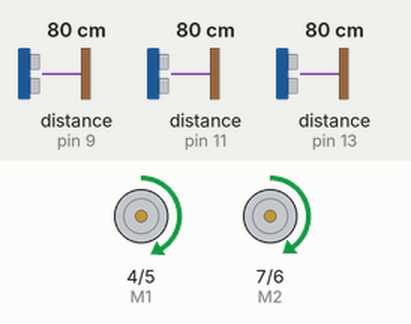
This sketch was run on a simulated Arduino Uno, built with avr-gcc and run on an emulated ATmega328P. On the bench: direction and speed pins drawn as motors (green arrow = direction pin HIGH = forward, orange = LOW = backward, longer = more drive). Wiring (inferred from the names in the program): 3 × ultrasonic range finder: trigger pin 8, echo pin 9 / trigger pin 10, echo pin 11 / trigger pin 12, echo pin 13. Inputs (shaded band) come from the test bench; at power-on: distance to the obstacle (sensors on pin 9, pin 11, pin 13) 80 cm. The echo pulse lasts 58.3 µs per cm.

Above: at 6.2 s.
6.3 s: distance to the obstacle (sensor on pin 9) set to 16 cm
7.8 s: distance to the obstacle (sensor on pin 9) set to 13 cm
At 8.34 s:
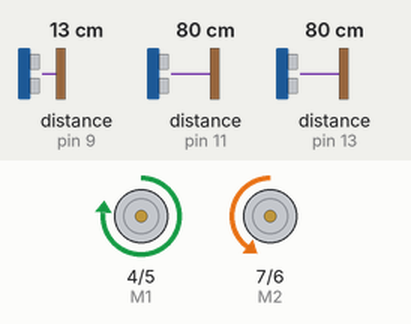
At 9.0 s:
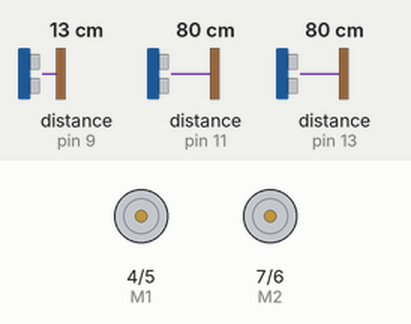
10.8 s: distance to the obstacle (sensor on pin 11) set to 43 cm
13.1 s: distance to the obstacle (sensor on pin 11) set to 37 cm
16.1 s: distance to the obstacle (sensor on pin 11) set to 27 cm
17.6 s: distance to the obstacle (sensor on pin 11) set to 22 cm
At 18.14 s:
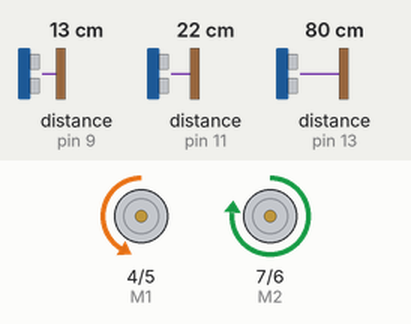
Timing chart, 0 to 21.6 s (numbered marks = the images above; inputs shaded):
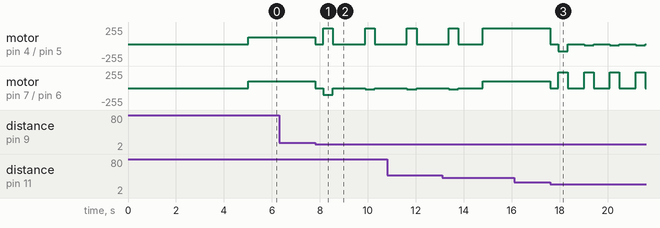

The sketch:

mainActivity.ino.ino
```cpp
/*
 * This is the source code for the maze solving robot
 * created for the CPUT Btech project in the
 * subject of Micro Systems 4
 *
 * Designer: Marc Geffroy
 * Date: 30 August 2016
 */

 //Arduino PWM Speed control
 #define E1 5
 #define M1 4
 #define E2 6
 #define M2 7

 //Digital pins for the sonic sensor
 #define CenterTrig 8
 #define CenterEcho 9
 #define RightTrig 12
 #define RightEcho 13
 #define LeftTrig 10
 #define LeftEcho 11

void setup() {
  //Set the I/O pins to INPUT or OUTPUT
  pinMode(E1, OUTPUT);
  pinMode(M1, OUTPUT);
  pinMode(E2, OUTPUT);
  pinMode(M2, OUTPUT);
  pinMode(CenterTrig, OUTPUT);
  pinMode(CenterEcho, INPUT);
  pinMode(RightTrig, OUTPUT);
  pinMode(RightEcho, INPUT);
  pinMode(LeftTrig, OUTPUT);
  pinMode(LeftEcho, INPUT);

  Serial.begin(9600);

  delay(5000);
} //End setup

void loop() {
  //Local variables to be used
  long duration;
  double leftcm, rightcm, cm;

  //Check for obsticals around the robot
  leftcm = convertingToCm(LeftTrig, LeftEcho);
  cm = convertingToCm(CenterTrig, CenterEcho);
  rightcm = convertingToCm(RightTrig, RightEcho);


  //No object infront, no opening on the right, slightly far to the right
  if(leftcm>=15 && leftcm<26 && cm>15){
    motorDriver(1,1,150,60);
    delay(200);
    motorDriver(0,0,0,0);
  }
  else if(leftcm<=7 && cm>15){
    motorDriver(1,1,60,150);
    delay(200);
    motorDriver(0,0,0,0);
  }

  //Right Corner
  else if(cm<15 && rightcm>=40 && leftcm<25){
    motorDriver(0,0,0,0);
    delay(333);
    motorDriver(0,1,20,240);
    delay(400);
    motorDriver(0,0,0,0);
    delay(333);
  }
   //Left Corner
  else if(cm<15 && leftcm>=40 && rightcm<25){
    motorDriver(0,0,0,0);
    delay(333);
    motorDriver(1,0,240,20);
    delay(400);
    motorDriver(0,0,0,0);
    delay(333);
  }
  //U-turn
  else if(cm<15 && leftcm<20 && rightcm<20){
    motorDriver(0,0,0,0);
    delay(333);
    motorDriver(0,1,180,180);
    delay(700);
    motorDriver(0,0,0,0);
    delay(333);
  }
  //T-junction
  else if(cm<15 & leftcm>40 && rightcm>40){
    motorDriver(0,0,0,0);
    delay(333);
    motorDriver(1,0,240,20);
    delay(400);
    motorDriver(0,0,0,0);
    delay(1000);
  }
  else{
    motorDriver(1,1,105,100);
  }
} //End loop
```

convertToCm.ino
```cpp
/*
 * This function is used to convert the duration value into
 * a useable distance of centimeters.
 */

double convertingToCm(int pinTrig, int pinEcho){
  double cm, duration;
  double speedOfSound = 0.034029;

  digitalWrite(pinTrig, LOW);
  delayMicroseconds(2);
  digitalWrite(pinTrig, HIGH);
  delayMicroseconds(10);
  digitalWrite(pinTrig, LOW);

  duration = pulseIn(pinEcho, HIGH);

  //Small if loop to deal with wrong readings
  if(duration == 0){
    duration = 10000;
  }

  cm = speedOfSound * (duration/2) + 1.2 ;

  return cm;
}
```

motorDrive.ino
```cpp
/*
 * This function is used to drive the motors. It gets sent
 * the PWM values and the direction of the motors.
 */

void motorDriver(int M1Lvl, int M2Lvl, int E1Lvl, int E2Lvl){
  digitalWrite(M1, M1Lvl);
  digitalWrite(M2, M2Lvl);
  analogWrite(E1, E1Lvl);
  analogWrite(E2, E2Lvl);
}
```

obsticalDetect.ino
```cpp
/*
 * This function is used to measure the time taken for a pulse
 * to be received by the Rx mic
 */

 long obsticalDetect(int pinTrig, int pinEcho){
  long duration;

  while(duration==0){
    digitalWrite(pinTrig, LOW);
    delayMicroseconds(2);
    digitalWrite(pinTrig, HIGH);
    delayMicroseconds(10);
    digitalWrite(pinTrig, LOW);

    duration = pulseIn(pinEcho, HIGH);
  }

  return duration;
} //End obsticalDetect
```

Measured:
- the behaviour switches between 15 and 14 cm on distance to the obstacle (sensor on pin 9) (found by bisection; images 0 and 1)
- the behaviour switches between 25 and 24 cm on distance to the obstacle (sensor on pin 11) (found by bisection; images 2 and 3)
- after the input at 6.3 s, every drawn part: stays the same
- after the input at 16.1 s, every drawn part: stays the same
- after the input at 17.6 s, motor on pin 4 (M1) / pin 5 (E1): forward 240/255 → stopped at once, → backward 105/255 0.33 s later, → stopped 0.40 s later, → backward 20/255 0.67 s later, … (9 changes in this stretch); motor on pin 7 (M2) / pin 6 (E2): forward 100/255 → stopped at once, then repeats every 1.1 s: forward 240/255 0.40 s, stopped 0.67 s
